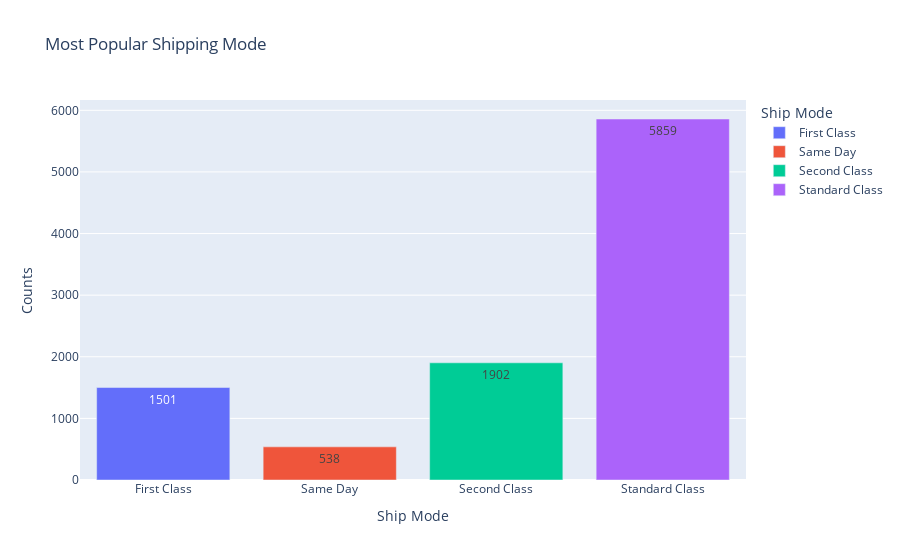

Notebook cell for this chart:
### Code cell
fig = px.bar(popular_mode, x= 'Ship Mode', y ='Counts', color= 'Ship Mode', text= 'Counts', title= 'Most Popular Shipping Mode')
fig.show()

### Figure 1 — Plotly figure (JSON) as saved in the notebook; plotly's stock layout.template omitted (floating-point values rounded to 4 significant figures)
{"data": [{"alignmentgroup": "True", "hovertemplate": "Ship Mode=%{x}<br>Counts=%{text}<extra></extra>", "legendgroup": "First Class", "marker": {"color": "#636efa", "pattern": {"shape": ""}}, "name": "First Class", "offsetgroup": "First Class", "orientation": "v", "showlegend": true, "text": ["1501"], "textposition": "auto", "type": "bar", "x": ["First Class"], "xaxis": "x", "y": [1501], "yaxis": "y"}, {"alignmentgroup": "True", "hovertemplate": "Ship Mode=%{x}<br>Counts=%{text}<extra></extra>", "legendgroup": "Same Day", "marker": {"color": "#EF553B", "pattern": {"shape": ""}}, "name": "Same Day", "offsetgroup": "Same Day", "orientation": "v", "showlegend": true, "text": ["538"], "textposition": "auto", "type": "bar", "x": ["Same Day"], "xaxis": "x", "y": [538], "yaxis": "y"}, {"alignmentgroup": "True", "hovertemplate": "Ship Mode=%{x}<br>Counts=%{text}<extra></extra>", "legendgroup": "Second Class", "marker": {"color": "#00cc96", "pattern": {"shape": ""}}, "name": "Second Class", "offsetgroup": "Second Class", "orientation": "v", "showlegend": true, "text": ["1902"], "textposition": "auto", "type": "bar", "x": ["Second Class"], "xaxis": "x", "y": [1902], "yaxis": "y"}, {"alignmentgroup": "True", "hovertemplate": "Ship Mode=%{x}<br>Counts=%{text}<extra></extra>", "legendgroup": "Standard Class", "marker": {"color": "#ab63fa", "pattern": {"shape": ""}}, "name": "Standard Class", "offsetgroup": "Standard Class", "orientation": "v", "showlegend": true, "text": ["5859"], "textposition": "auto", "type": "bar", "x": ["Standard Class"], "xaxis": "x", "y": [5859], "yaxis": "y"}], "layout": {"barmode": "relative", "legend": {"title": {"text": "Ship Mode"}, "tracegroupgap": 0}, "title": {"text": "Most Popular Shipping Mode"}, "xaxis": {"anchor": "y", "categoryarray": ["First Class", "Same Day", "Second Class", "Standard Class"], "categoryorder": "array", "domain": [0, 1], "title": {"text": "Ship Mode"}}, "yaxis": {"anchor": "x", "domain": [0, 1], "title": {"text": "Counts"}}}}
